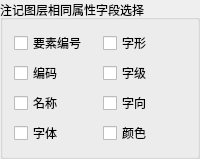
              <widget class="QGroupBox" name="groupBox_R_Field">
               <property name="minimumSize">
                <size>
                 <width>0</width>
                 <height>0</height>
                </size>
               </property>
               <property name="maximumSize">
                <size>
                 <width>16777215</width>
                 <height>16777215</height>
                </size>
               </property>
               <property name="title">
                <string>注记图层相同属性字段选择</string>
               </property>
               <layout class="QGridLayout" name="gridLayout_24">
                <item row="3" column="1">
                 <widget class="QCheckBox" name="checkBox_YanSe_R">
                  <property name="text">
                   <string>颜色</string>
                  </property>
                 </widget>
                </item>
                <item row="1" column="1">
                 <widget class="QCheckBox" name="checkBox_ZiJi_R">
                  <property name="text">
                   <string>字级</string>
                  </property>
                 </widget>
                </item>
                <item row="0" column="0">
                 <widget class="QCheckBox" name="checkBox_YaoSuBianHao_R">
                  <property name="text">
                   <string>要素编号</string>
                  </property>
                 </widget>
                </item>
                <item row="2" column="1">
                 <widget class="QCheckBox" name="checkBox_ZiXiang_R">
                  <property name="text">
                   <string>字向</string>
                  </property>
                 </widget>
                </item>
                <item row="2" column="0">
                 <widget class="QCheckBox" name="checkBox_MingCheng_R">
                  <property name="text">
                   <string>名称</string>
                  </property>
                 </widget>
                </item>
                <item row="1" column="0">
                 <widget class="QCheckBox" name="checkBox_BianMa_R">
                  <property name="text">
                   <string>编码</string>
                  </property>
                 </widget>
                </item>
                <item row="3" column="0">
                 <widget class="QCheckBox" name="checkBox_ZiTi_R">
                  <property name="text">
                   <string>字体</string>
                  </property>
                 </widget>
                </item>
                <item row="0" column="1">
                 <widget class="QCheckBox" name="checkBox_ZiXing_R">
                  <property name="text">
                   <string>字形</string>
                  </property>
                 </widget>
                </item>
               </layout>
              </widget>
